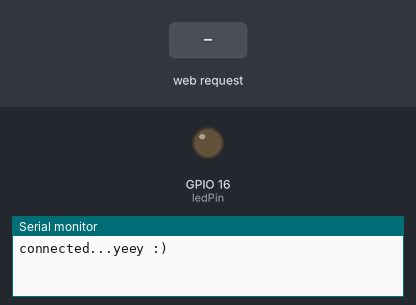
A sketch run on a simulated ESP8266 (NodeMCU). Parts: output pins drawn as LEDs (lit = HIGH), the last lines printed to the serial monitor. Inputs (shaded band) come from the test bench. WiFi joins after 1.5 s; servers stay silent unless stated.

Above: at 2.7 s.
2.8 s: HTTP request GET /LED=ON received
At 3.3 s:
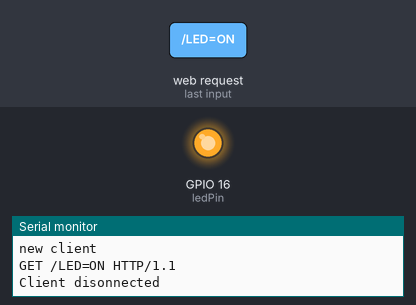
4.3 s: HTTP request GET /LED=OFF received
At 5.6 s:
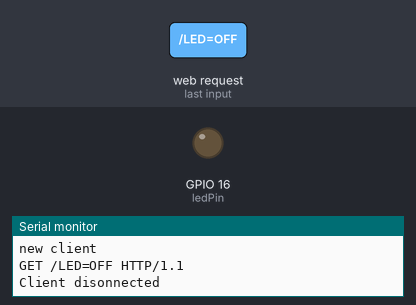
Timing chart, 0 to 7.3 s (numbered marks = the images above; inputs shaded):
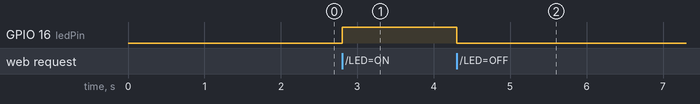

The sketch:

complete-Control-wifi-product.ino
```cpp
/* This code is for ESP8266-12. but this code can be use for all type of ESP8266.
 *  this code gives two button to control the built in led of ESP8266-12
 *
 *  Develped by Abdullah Al Mamun (MamunTech)
 *
 */


#include <ESP8266WiFi.h>          //https://github.com/esp8266/Arduino

//needed for library
#include <DNSServer.h>
#include <ESP8266WebServer.h>
#include <WiFiManager.h>         //https://github.com/tzapu/WiFiManager

int ledPin = 16; // GPIO16, BUILTIN LED with GPIO18
WiFiServer server(80);
void setup() {
  pinMode(ledPin, OUTPUT);
  digitalWrite(ledPin, LOW);
    // put your setup code here, to run once:
    Serial.begin(115200);

    //WiFiManager
    //Local intialization. Once its business is done, there is no need to keep it around
    WiFiManager wifiManager;
    //reset saved settings
    //wifiManager.resetSettings();

    //set custom ip for portal
    //wifiManager.setAPConfig(IPAddress(10,0,1,1), IPAddress(10,0,1,1), IPAddress(255,255,255,0));

    //fetches ssid and pass from eeprom and tries to connect
    //if it does not connect it starts an access point with the specified name
    //here  "AutoConnectAP"
    //and goes into a blocking loop awaiting configuration
    wifiManager.autoConnect("AutoConnectAP");
    //or use this for auto generated name ESP + ChipID
    //wifiManager.autoConnect();


    //if you get here you have connected to the WiFi
    Serial.println("connected...yeey :)");

    server.begin();
}

void loop() {
    // Check if a client has connected
  WiFiClient client = server.available();
  if (!client) {
    return;
  }

  // Wait until the client sends some data
  Serial.println("new client");
  while(!client.available()){
    delay(5);
  }

  // Read the first line of the request
  String request = client.readStringUntil('\r');
  Serial.println(request);
  client.flush();

  // Match the request

  int value = LOW;
  if (request.indexOf("/LED=ON") != -1)  {
    digitalWrite(ledPin, HIGH);
    value = HIGH;
  }
  if (request.indexOf("/LED=OFF") != -1)  {
    digitalWrite(ledPin, LOW);
    value = LOW;
  }

// Set ledPin according to the request
//digitalWrite(ledPin, value);

  // Return the response
  client.println("HTTP/1.1 200 OK");
  client.println("Content-Type: text/html");
  client.println(""); //  do not forget this one
  client.println("<!DOCTYPE HTML>");
  client.println("<html>");

  client.print("Led pin is now: ");

  if(value == HIGH) {
    client.print("On");
  } else {
    client.print("Off");
  }
  client.println("<br><br>");
  client.println("<a href=\"/LED=ON\"\"><button>Turn On </button></a>");
  client.println("<a href=\"/LED=OFF\"\"><button>Turn Off </button></a><br />");
  client.println("</html>");

  delay(7);
  Serial.println("Client disonnected");
  Serial.println("");

}
```

Measured:
- after the input at 2.8 s, GPIO 16 (ledPin): LOW → HIGH at once
- after the input at 4.3 s, GPIO 16 (ledPin): HIGH → LOW at once
